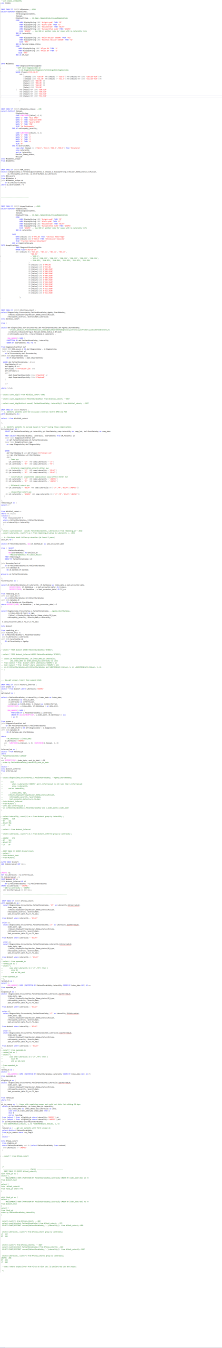
#> input picture sharex/sql/Proj_10_part3.png, 1548 x 9431 px, found by its file name (shown at 1/7 size)
$ python sql_screenshot.py
#> lines starting #> are read from the running program, lines starting #| are printed output that depends on the picture
import os
import numpy as np
from PIL import Image


def process_scrolling_screenshots(
    image_paths,
    output_pdf="processed_sql_code.pdf",
    output_dir="ocr_ready_pages",
    page_width_px=2480,
    margin_px=80,
    page_ratio=1.414,  # Standard A4 aspect ratio
    search_window=400
):
    """
    Ingests multiple ordered screenshots, stitches them together,
    intelligently breaks them at blank code lines, and outputs OCR-friendly images + PDF.
    """
#> called with output_pdf = 'final_sql_report.pdf', output_dir = 'ocr_pages', page_width_px = 2480, margin_px = 80, page_ratio = 1.41, search_window = 400
    print(f"🔄 Ingesting {len(image_paths)} screenshot(s)...")

    # -----------------------------
    # 1. LOAD, NORMALIZE & STITCH
    # -----------------------------
    resized_imgs = []
    for path in image_paths:
        img = Image.open(path).convert("RGB")
        w, h = img.size
#> w = 1548; h = 9431
        scale = page_width_px / w
#> scale = 1.6
        resized = img.resize((page_width_px, int(h * scale)), Image.LANCZOS)
        resized_imgs.append(resized)

    total_height = sum(img.height for img in resized_imgs)
#> total_height = 15109
    master_img = Image.new("RGB", (page_width_px, total_height))
#> master_img: PIL image 2480x15109 RGB; every value is 0

    y_offset = 0
    for img in resized_imgs:
        master_img.paste(img, (0, y_offset))
        y_offset += img.height
#> this loop made 1 pass
#> y_offset on pass 1: 15109
#> after the loop, y_offset = 15109

    # -----------------------------
    # 2. ANALYSIS & THEME DETECTION
    # -----------------------------
    gray = np.array(master_img.convert("L"))
    row_mean = np.mean(gray, axis=1)
#> row_mean = 15109 values, max 255 at index 1, min 201.4 at index 4843, mean 251.9

    # Auto-detect Dark Mode vs Light Mode
    overall_mean = np.mean(row_mean)
#> overall_mean = 251.9
    is_dark_mode = overall_mean < 128
#> is_dark_mode = False

    if is_dark_mode:
        bg_color = (30, 30, 30)  # Dark border padding
        min_val = np.min(row_mean)
        text_density = np.clip((row_mean - min_val) / 255.0, 0, 1)
    else:
        bg_color = (255, 255, 255)  # Light border padding
        text_density = 1.0 - (row_mean / 255.0)
#> text_density = 15109 values, max 0.21 at index 4843, min 0 at index 1, mean 0.012

    whitespace_score = 1.0 - text_density
#> whitespace_score = 15109 values, max 1 at index 1, min 0.79 at index 4843, mean 0.988
    H = len(row_mean)
#> H = 15109

    # -----------------------------
    # 3. CODE BLOCK HEADER DETECTION
    # -----------------------------
    headers = []
    for i in range(20, H - 20):
        if (
            np.mean(whitespace_score[i - 10 : i]) > 0.90
            and np.mean(text_density[i : i + 10]) > 0.20
        ):
            headers.append(i)
#> after the loop, headers = []

    # -----------------------------
    # 4. SMART PAGE SPLITTING LOOP
    # -----------------------------
    page_height = int(page_width_px * page_ratio)
    pages = []
    y = 0

    while y < H:
        target = y + page_height

        if target >= H:
            crop = master_img.crop((0, y, page_width_px, H))
            y = H
        else:
            start = max(y + 200, target - search_window)
            end = min(H - 100, target + search_window)

            best_y = target
            best_score = -9999

            for i in range(start, end):
                score = 0.0

                # Prefer whitespace / empty lines in code
                score += whitespace_score[i] * 4.0
                score -= text_density[i] * 5.0

                # Prefer cuts surrounded by empty lines
                if 10 < i < H - 10:
                    score += np.mean(whitespace_score[i - 10 : i + 10]) * 3.0

                # Favor cuts right above SQL query blocks/headers
                if any(abs(i - h0) < 15 for h0 in headers):
                    score += 3.0

                # Distance penalty from target height
                score -= (abs(i - target) / search_window) * 2.0

                if score > best_score:
                    best_score = score
                    best_y = i

            # Protect against cutting through dense code lines
            if text_density[best_y] > 0.3:
                for i in range(best_y, max(y + 200, best_y - 300), -1):
                    if text_density[i] < 0.2:
                        best_y = i
                        break

            if best_y <= y + 200:
                best_y = target

            crop = master_img.crop((0, y, page_width_px, best_y))
            y = best_y

        # Add canvas border margins
        canvas = Image.new(
            "RGB",
            (page_width_px + 2 * margin_px, crop.height + 2 * margin_px),
            bg_color,
        )
        canvas.paste(crop, (margin_px, margin_px))
        pages.append(canvas)
#> this loop made 5 passes
#> (target, start, end, y) on passes 1 to 4: (3506, 3106, 3906, 3490), (6996, 6596, 7396, 6996), (10502, 10102, 10902, 10502), (14008, 13608, 14408, 14027)
#> (target, y) on pass 5: (17533, 15109)
#> pass 1, in process_scrolling_screenshots, `crop = master_img.crop((0, y, page_width_px, best_y))`:
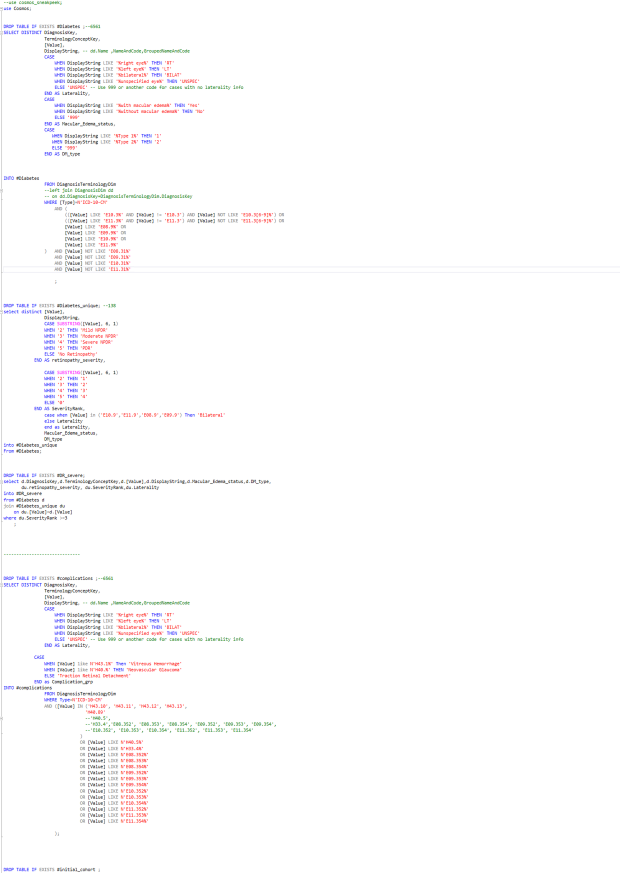
#> crop: PIL image 2480x3490 RGB (shown at 1/4 size); mean R, G, B 252.4, 251.7, 252.1
#> pass 2, in process_scrolling_screenshots, `crop = master_img.crop((0, y, page_width_px, best_y))`:
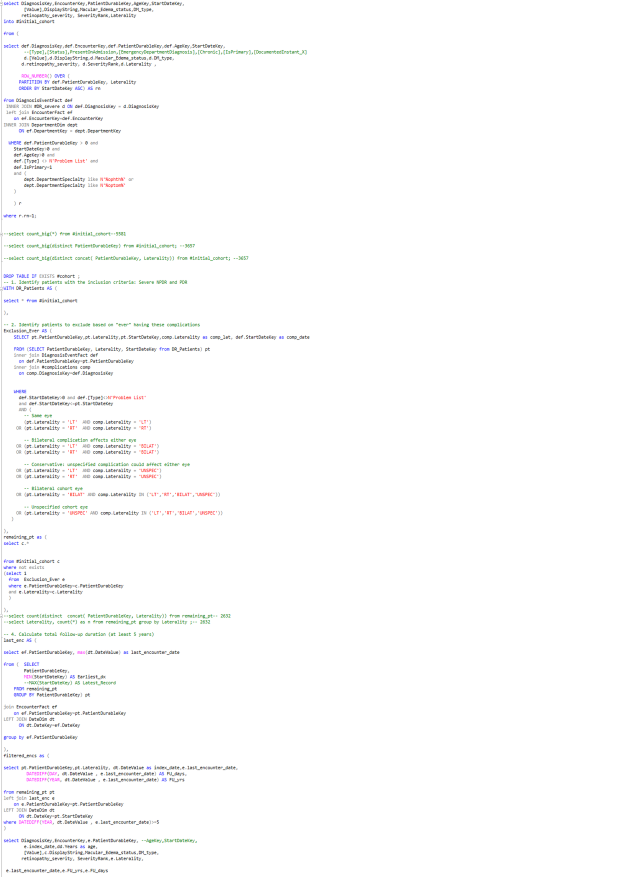
#> crop: PIL image 2480x3506 RGB (shown at 1/4 size); mean R, G, B 251.2, 251.3, 251.3
#> after the loop:
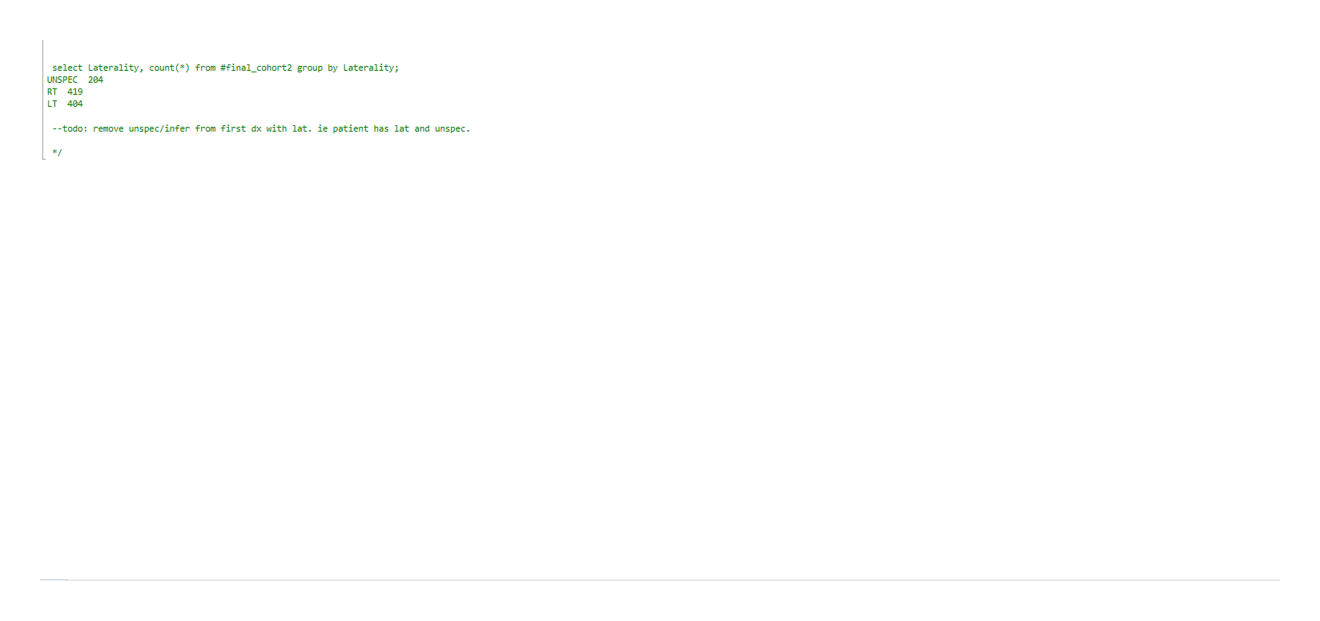
#> canvas: PIL image 2640x1242 RGB (shown at 1/2 size); mean R, G, B 254.5, 254.7, 254.5
#> after the loop:
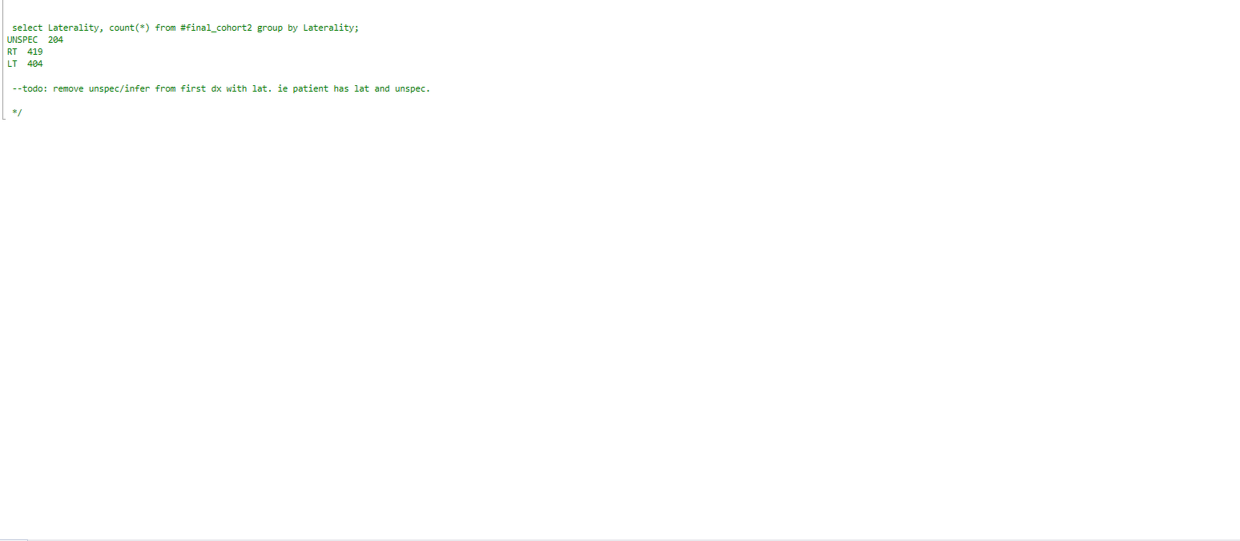
#> crop: PIL image 2480x1082 RGB (shown at 1/2 size); mean R, G, B 254.4, 254.6, 254.4
#> after the loop, pages = 5 items

    # -----------------------------
    # 5. EXPORT RESULTS
    # -----------------------------
    os.makedirs(output_dir, exist_ok=True)
    saved_images = []

    # Export high-res PNG pages
    for idx, page_img in enumerate(pages):
        img_filename = os.path.join(output_dir, f"page_{idx+1:02d}.png")
        page_img.save(img_filename, quality=95)
        saved_images.append(img_filename)
#> this loop made 5 passes
#> pass 1, in process_scrolling_screenshots, `page_img.save(img_filename, quality=95)`:
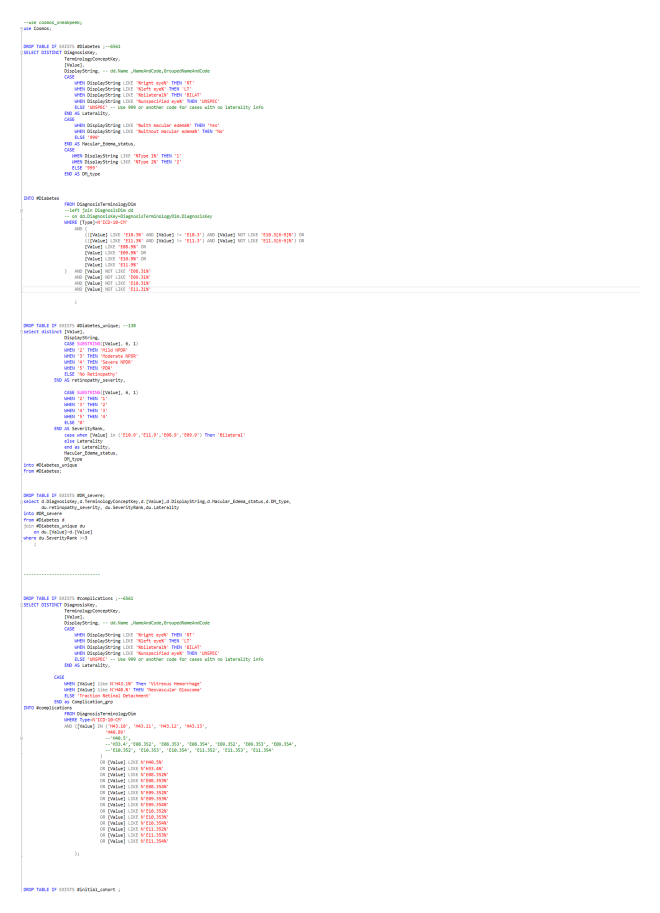
#> saved as page_01.png: PIL image 2640x3650 RGB (shown at 1/4 size); mean R, G, B 252.6, 252, 252.4
#> pass 2, in process_scrolling_screenshots, `page_img.save(img_filename, quality=95)`:
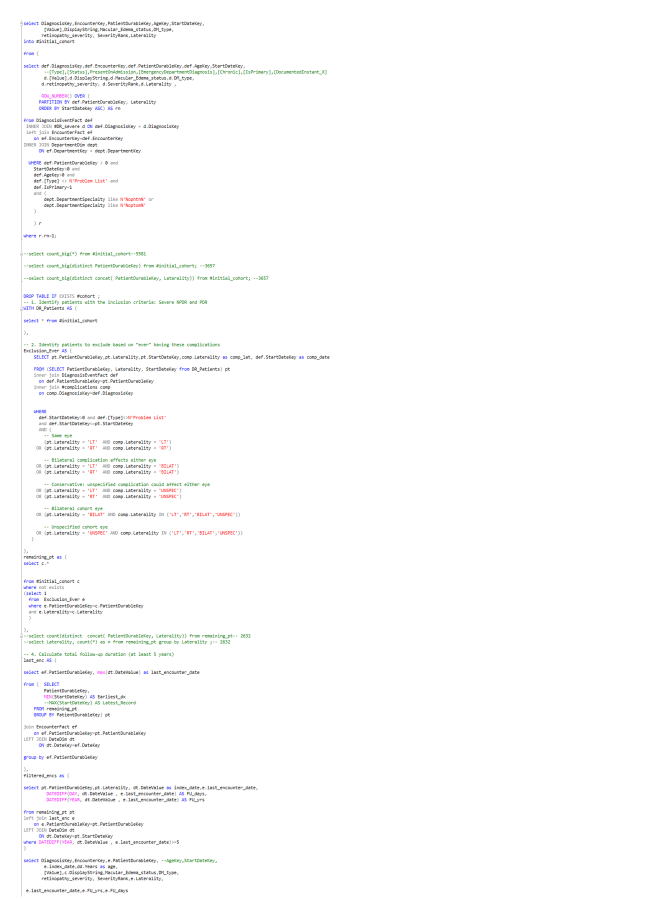
#> saved as page_02.png: PIL image 2640x3666 RGB (shown at 1/4 size); mean R, G, B 251.6, 251.7, 251.7
#> after the loop, saved_images = ['ocr_pages/page_01.png', 'ocr_pages/page_02.png', 'ocr_pages/page_03.png', 'ocr_pages/page_04.png', 'ocr_pages/page_05.png']

    # Export combined PDF
    if pages:
        pages[0].save(
            output_pdf, save_all=True, append_images=pages[1:], resolution=300
        )

    print(
        f"✅ Success! Created {len(pages)} page(s).\n"
        f"📁 PNG directory: '{output_dir}/'\n"
        f"📄 Document PDF: '{output_pdf}'"
    )
#| ✅ Success! Created 5 page(s).
#| 📁 PNG directory: 'ocr_pages/'
#| 📄 Document PDF: 'final_sql_report.pdf'

    return saved_images


# -----------------------------
# RUNNER
# -----------------------------
if __name__ == "__main__":
    # Pass your 3 screenshot paths in exact top-to-bottom order
    screenshots = ["sharex\\sql\\Proj_10_part3.png"]


    # Process and crop
    processed_files = process_scrolling_screenshots(
        image_paths=screenshots,
        output_pdf="final_sql_report.pdf",
        output_dir="ocr_pages",
    )
#> processed_files has the same summary as saved_images in process_scrolling_screenshots
